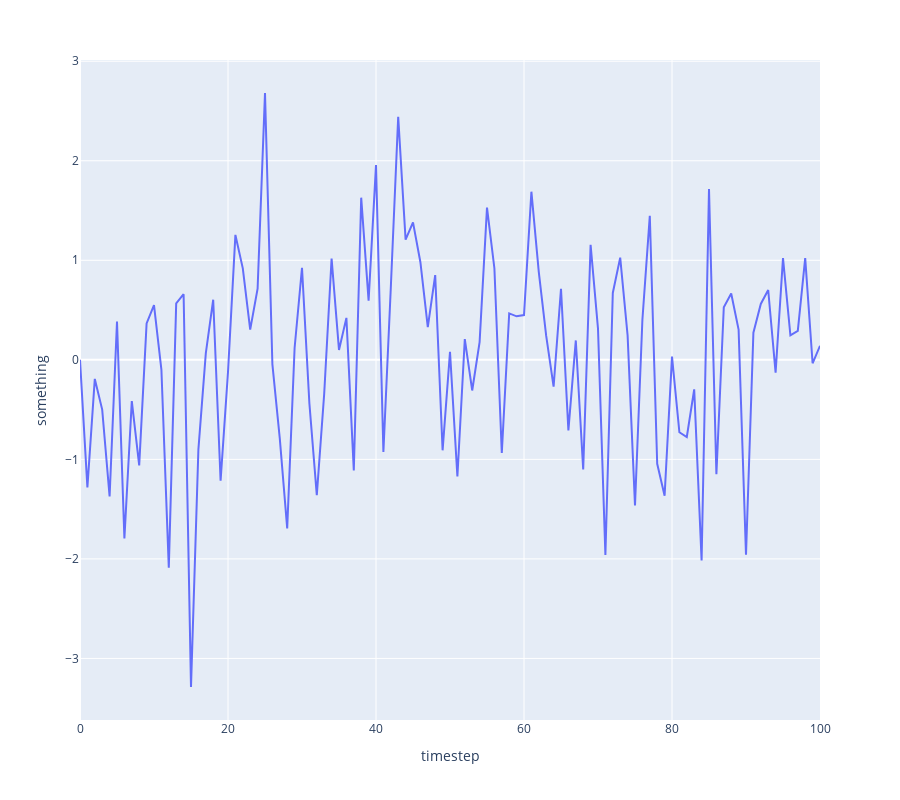

This figure's notebook cell:
### Code cell
import sys
import pandas as pd
import numpy as np
import os
import plotly.express as px
import matplotlib.pyplot as plt

# Read latest results from our serialized run
file = sorted(f for f in os.listdir('data/simulations'))[-1]
data_path = f"data/simulations/{file}"
raw_df = pd.read_pickle(data_path, compression='gzip')

# interpet our run
df = raw_df.set_index('timestep')
fig = px.line(raw_df,
              x='timestep',
              y='something',
              height=800)
fig.show()

### Figure 1 — Plotly figure (JSON) as saved in the notebook; plotly's stock layout.template omitted (floating-point values rounded to 4 significant figures)
{"data": [{"hovertemplate": "timestep=%{x}<br>something=%{y}<extra></extra>", "legendgroup": "", "line": {"color": "#636efa", "dash": "solid"}, "marker": {"symbol": "circle"}, "mode": "lines", "name": "", "orientation": "v", "showlegend": false, "type": "scatter", "x": [0, 1, 2, 3, 4, 5, 6, 7, 8, 9, 10, 11, 12, 13, 14, 15, 16, 17, 18, 19, 20, 21, 22, 23, 24, 25, 26, 27, 28, 29, 30, 31, 32, 33, 34, 35, 36, 37, 38, 39, 40, 41, 42, 43, 44, 45, 46, 47, 48, 49, 50, 51, 52, 53, 54, 55, 56, 57, 58, 59, 60, 61, 62, 63, 64, 65, 66, 67, 68, 69, 70, 71, 72, 73, 74, 75, 76, 77, 78, 79, 80, 81, 82, 83, 84, 85, 86, 87, 88, 89, 90, 91, 92, 93, 94, 95, 96, 97, 98, 99, 100], "xaxis": "x", "y": [0, -1.282, -0.1919, -0.5004, -1.373, 0.3856, -1.794, -0.4141, -1.06, 0.3655, 0.549, -0.0976, -2.088, 0.5661, 0.6599, -3.287, -0.8991, 0.06537, 0.6038, -1.215, -0.1221, 1.255, 0.9191, 0.3041, 0.7144, 2.681, -0.04514, -0.7925, -1.693, 0.1188, 0.9244, -0.4386, -1.359, -0.3404, 1.018, 0.09921, 0.4214, -1.111, 1.629, 0.5953, 1.956, -0.9249, 0.7241, 2.441, 1.208, 1.381, 0.9807, 0.3286, 0.8511, -0.9092, 0.0793, -1.173, 0.2086, -0.308, 0.1787, 1.529, 0.9205, -0.936, 0.4665, 0.4369, 0.4495, 1.689, 0.8807, 0.2406, -0.2693, 0.7141, -0.7084, 0.1948, -1.102, 1.156, 0.3134, -1.96, 0.6718, 1.026, 0.2453, -1.464, 0.4022, 1.446, -1.045, -1.366, 0.03205, -0.7276, -0.7752, -0.2967, -2.017, 1.717, -1.15, 0.5289, 0.6663, 0.3044, -1.957, 0.2722, 0.5613, 0.7014, -0.1288, 1.023, 0.2453, 0.2902, 1.022, -0.03481, 0.1412], "yaxis": "y"}], "layout": {"height": 800, "legend": {"tracegroupgap": 0}, "margin": {"t": 60}, "xaxis": {"anchor": "y", "domain": [0, 1], "title": {"text": "timestep"}}, "yaxis": {"anchor": "x", "domain": [0, 1], "title": {"text": "something"}}}}
